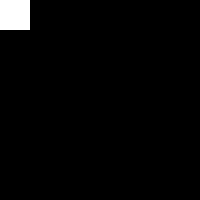
Frame 1 (no input)
Frame 60 (the mouse pressed at the canvas centre just before this capture): identical to frame 1, image omitted
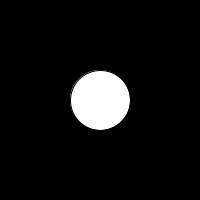
Frame 120 (the mouse held since frame 60 and released just before this capture)

The Processing sketch that drew these frames (run headless with seeded random() and noise(); from frame 60 on, the mouse is pressed at the canvas centre):

// Processing sketch: methode_class_5_4_b_class
// ── methode_class_5_4_b_class.pde
Ma_class c ; 

void setup() {
  size(200,200) ;
  c = new Ma_class() ;
}


int which_shape ;
void draw() {
  background(0) ;
  if(mousePressed) which_shape = 1 ; else which_shape = 0 ;
  c.display_shape(mouseX,mouseY, 60, which_shape) ;
}


class Ma_class {
  
  Ma_class() {}
  
  void display_shape(int pos_x, int pos_y, int size, int which_one) {
    if(which_one == 0 ) rect(pos_x -size/2, pos_y -size/2, size, size) ;
    if(which_one == 1 ) ellipse(pos_x, pos_y, size, size) ;
  }
}
